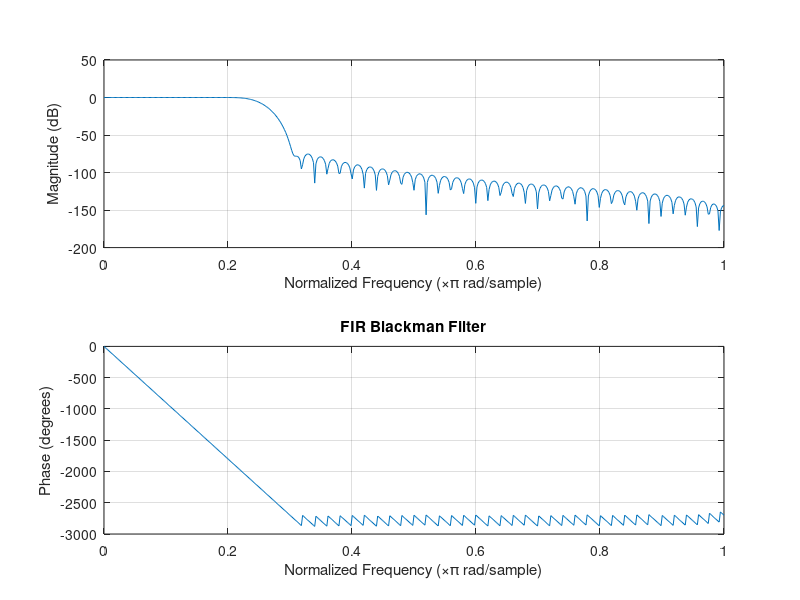
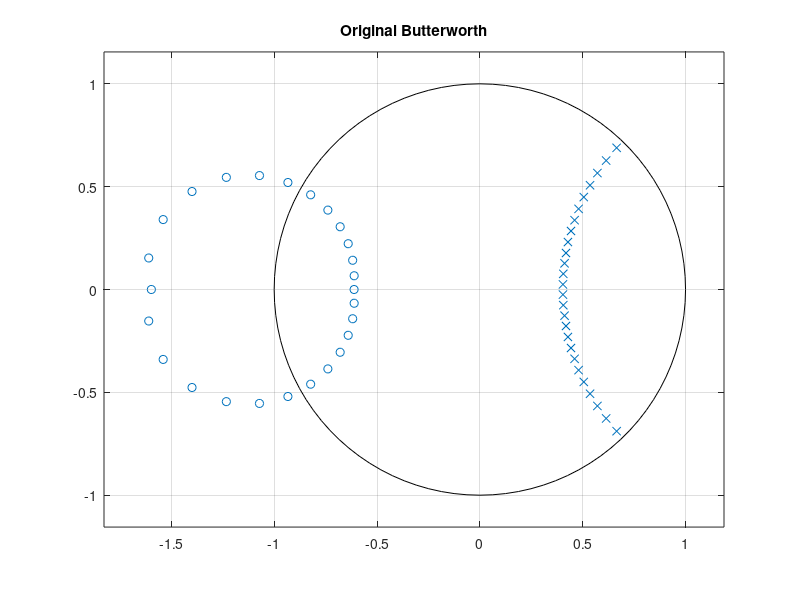
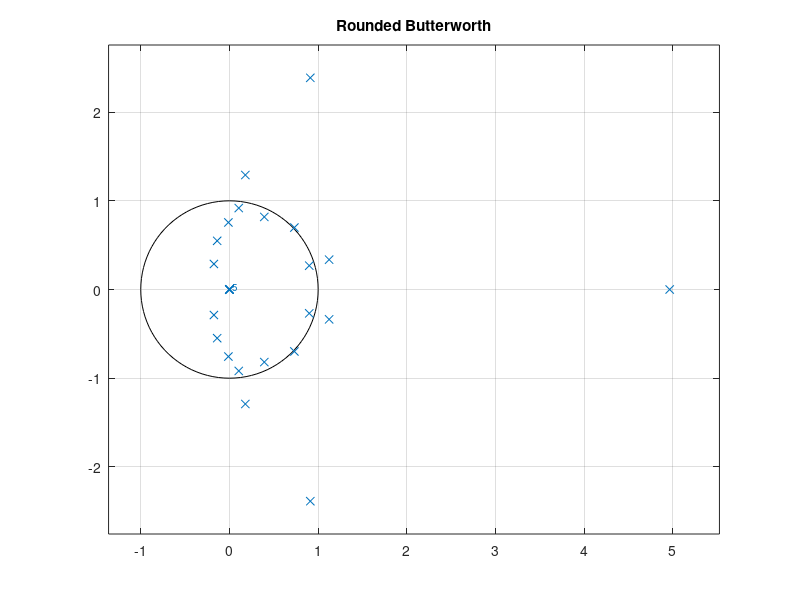

Write the MATLAB code that produced these figures, in order.
clc; clear; close all;

Fs = 8000;

Wp = 1000/(Fs/2);   % normalized passband
Ws = 1400/(Fs/2);   % normalized stopband
Rp = 1;             % passband ripple (dB)
Rs = 80;            % stopband attenuation (dB)

% Butterworth
[Nb, Wnb] = buttord(Wp, Ws, Rp, Rs);
[b_butter, a_butter] = butter(Nb, Wnb);

freqz(b_butter, a_butter);
title('Butterworth Filter');

%Chebyshev Type 1
[Nc, Wnc] = cheb1ord(Wp, Ws, Rp, Rs);
[b_cheby, a_cheby] = cheby1(Nc, Rp, Wnc);

freqz(b_cheby, a_cheby);
title('Chebyshev Type I Filter');

%FIR (Blackman Window)

fc = 1000/(Fs/2);  % cutoff normalized

% trial order (increase until stopband near 1.4 kHz)
Nf = 100;

b_fir = fir1(Nf, fc, blackman(Nf+1));
a_fir = 1;

freqz(b_fir, a_fir);
title('FIR Blackman Filter');


%Pole-zero comparison
figure;
zplane(b_butter, a_butter);
title('Original Butterworth');

b_round = round(b_butter);
a_round = round(a_butter);

figure;
zplane(b_round, a_round);
title('Rounded Butterworth');
